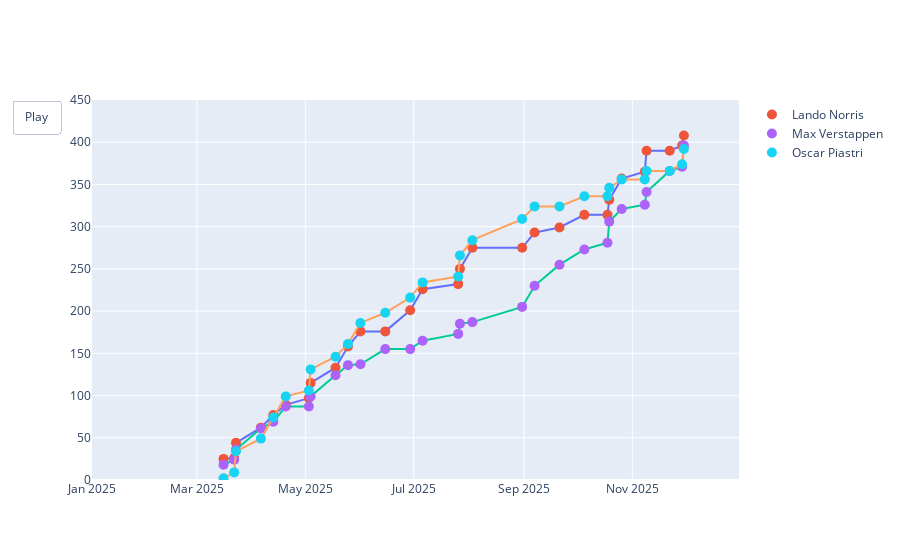

Notebook code for this chart:
### Code cell
import plotly.graph_objects as go

fig3 = go.Figure()

for driver in top3["Driver"].unique():
    driver_data = top3[top3['Driver'] == driver]

    fig3.add_trace(go.Scatter(
        x = driver_data['Date'],
        y = driver_data['Cumulative Pts'],
        mode = 'lines',
        name = driver,
        line = dict(width=2),
        showlegend = False
    ))

    fig3.add_trace(go.Scatter(
        x = driver_data['Date'],
        y = driver_data['Cumulative Pts'],
        mode = 'markers',
        name = driver,
        marker = dict(size=10)
    ))

fig3.update_layout(
    xaxis = dict(range = ["2025-01-01", "2025-12-31"]),
    yaxis = dict(range = [0, 450]),
    updatemenus = [{
        'type': 'buttons',
        'showactive':False,
        'buttons': [
            {'label':'Play', 'method':'animate', 'args':[None]},
            # {'label':'Pause', 'method':'animate', 'args':[None]}
            # {'frame': {'duration':0, 'redraw':False}, 'mode':'imediate'}
        ]
    }]
)

fig3.update(frames=[
    go.Frame(
        data=[
            go.Scatter(
                x=top3[top3['Driver'] == driver]['Date'][:k+1],
                y=top3[top3['Driver'] == driver]['Cumulative Pts'][:k+1],
                mode='lines+markers'
            ) for driver in top3['Driver'].unique()
        ]
    ) for k in range(len(top3['Race'].unique()))
])

fig3.show()
